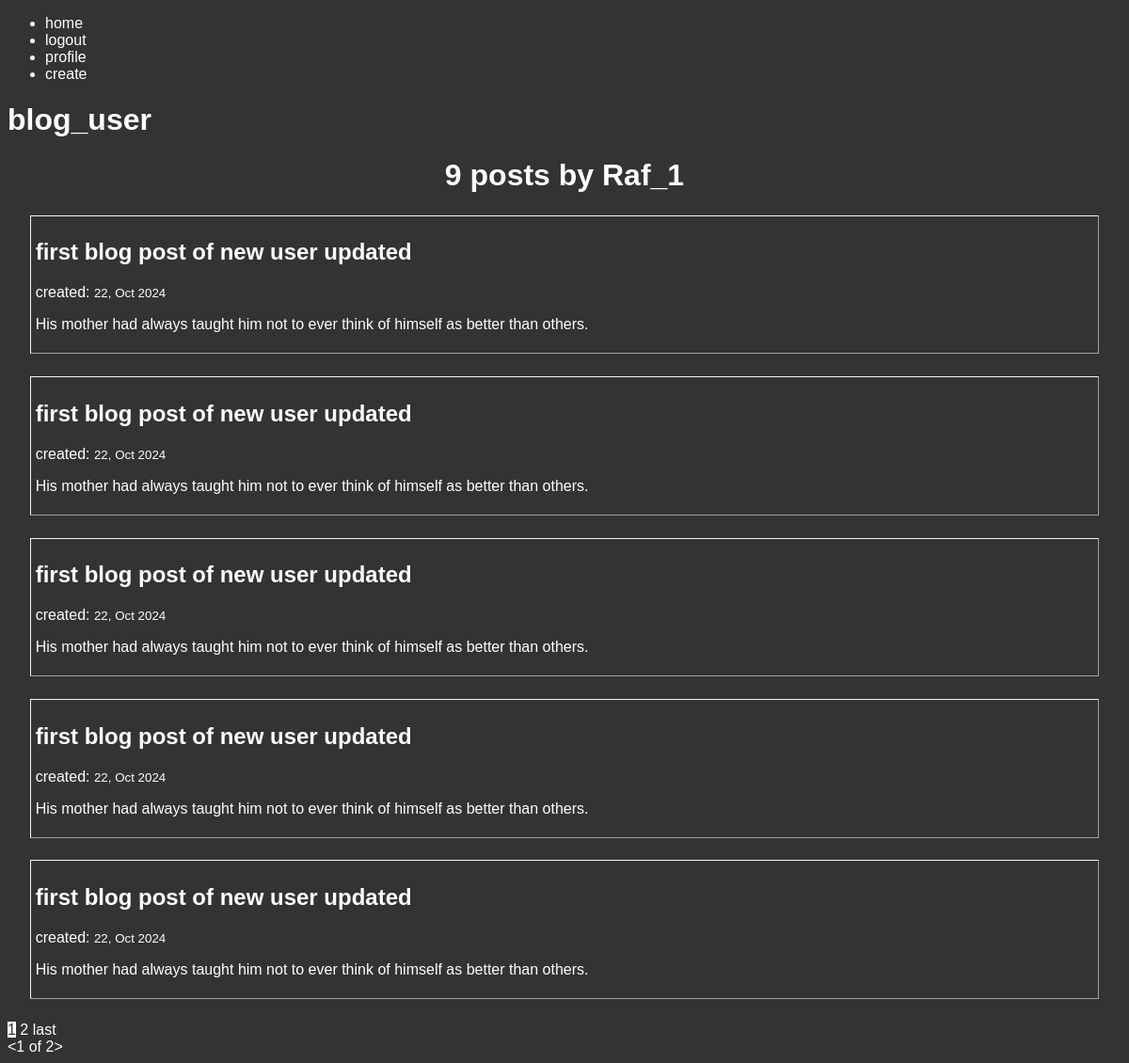
Page /post/Raf_1/ (signed in) on the committed database.
### blog/models.py (models this page shows, shortened)
class Post(models.Model):
    person = models.ForeignKey(User, on_delete=models.CASCADE)
    date = models.DateTimeField(auto_now_add=True)
    subject = models.CharField(max_length=100)
    info = models.TextField()

### blog/views.py (the view)
# urls.py: path('post/<str:username>/', UserPostListView.as_view(), name='user-posts'),
class UserPostListView(ListView):
    model = Post
    template_name = 'blog/user_posts.html'
    context_object_name = 'values'
    paginate_by = 5
    def get_queryset(self):
        user = get_object_or_404(User, username=self.kwargs.get('username'))
        new_list = Post.objects.filter(person=user)
        return new_list.order_by('-date')

### blog/templates/blog/user_posts.html (shortened to what this page needs)
{% extends 'blog/base.html' %}
{% block content %}
    <h1 style="text-align: center;">{{ page_obj.paginator.count }} posts by {{ view.kwargs.username }}</h1>
    {% for val in values %}
        <section class="section">
            <h2><a href="{% url 'detail' val.id %}">{{ val.subject }}</a></h2>
            <p>created: <small>{{ val.date|date:"j, M Y"}}</small></p>
            <p>{{ val.info }}</p>
        </section>
    {% endfor %}
    {% if is_paginated %}
        {% for num in page_obj.paginator.page_range %}
        {% if num == page_obj.number %}
            <a href="?page={{ page_obj.number }}"
            style="background-color: #FEFEFA; color: #333;">{{ page_obj.number }}</a>
        {% elif num > page_obj.number|add:"-3" and num < page_obj.number|add:"3" %}
            <a href="?page={{ num }}">{{ num }}</a>
        {% endif %}
        {% endfor %}
        {% if page_obj.has_next %}
            <a href="?page={{ page_obj.paginator.num_pages }}">last</a>
        {% endif %}
        <div>
            {% for num in page_obj.paginator.page_range %}
                {% if num == page_obj.number %}
                    <a href="?page={{ page_obj.number }}">
                        &lt;{{ page_obj.number }} of {{ page_obj.paginator.num_pages }}&gt;
                    </a>
                {% endif %}
            {% endfor %}
        </div>
    {% endif %}
{% endblock content %}

### blog/templates/blog/base.html (shortened to what this page needs)
{% load static %}
<!DOCTYPE html>
<html lang="en">
    <head>
        <link rel="stylesheet" href="{% static 'blog/main.css' %}">
    </head>
    <body>
        <header>
            <ul>
                <li><a href="{% url 'home' %}">home</a></li>
                {% if user.is_authenticated %}
                    <li><a href="{% url 'logout' %}">logout</a></li>
                    <li><a href="{% url 'profile' %}">profile</a></li>
                    <li><a href="{% url 'create' %}">create</a></li>
                {% else %}
                    <li><a href="{% url 'login' %}">login</a></li>
                    <li><a href="{% url 'register' %}">register</a></li>
                {% endif %}
            </ul>
            {% if user.is_authenticated %}
                <h1>{{ user.username }}</h1>
            {% else %}
                <h1>{{ title }}</h1>
            {% endif %}
        </header>
        {% block content %}{% endblock content %}
    </body>
</html>

### blog/static/blog/main.css (style rules this page uses)
body { background-color: #333; color: #FEFEFA; font-family: Verdana, Geneva, Tahoma, sans-serif; }
a:any-link { color: #FEFEFA; text-decoration: none; }
.section { border: 1px outset whitesmoke; outline: whitesmoke invert 1px; margin: 2%; padding: 5px; }

### rows in the picture
Post: subject "first blog post of new user updated", date "22, Oct 2024", info "His mother had always taught him not to ever think of himself as better than others."
Post: subject "first blog post of new user updated", date "22, Oct 2024", info "His mother had always taught him not to ever think of himself as better than others."
Post: subject "first blog post of new user updated", date "22, Oct 2024", info "His mother had always taught him not to ever think of himself as better than others."
Post: subject "first blog post of new user updated", date "22, Oct 2024", info "His mother had always taught him not to ever think of himself as better than others."
Post: subject "first blog post of new user updated", date "22, Oct 2024", info "His mother had always taught him not to ever think of himself as better than others."

### other values in the picture
{{ user.username }} "blog_user"
{{ page_obj.paginator.count }} "9"
{{ view.kwargs.username }} "Raf_1"
{{ page_obj.number }} "1"
{{ num }} "2"
{{ page_obj.paginator.num_pages }} "2"
